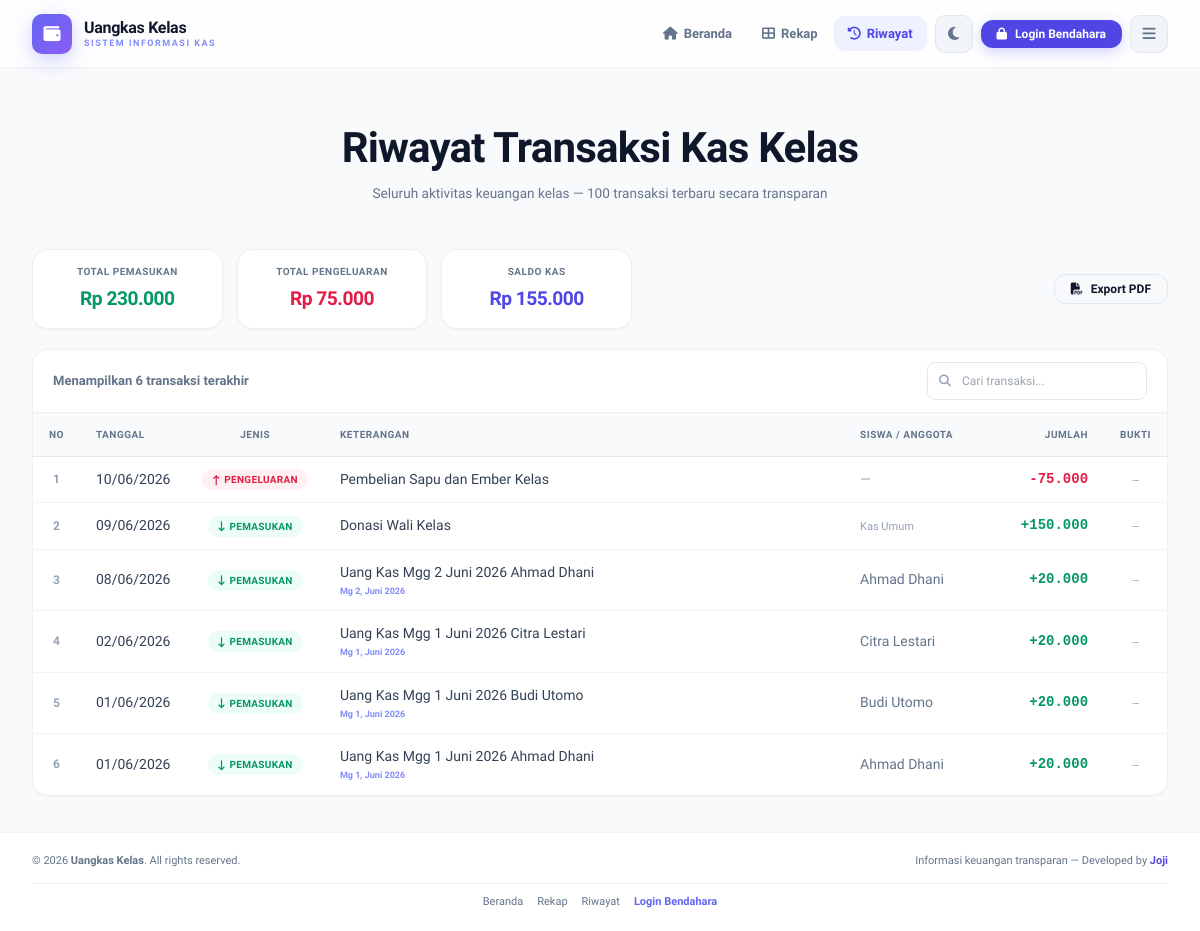
/public-riwayat.php, run on an earlier commit of the app's database.
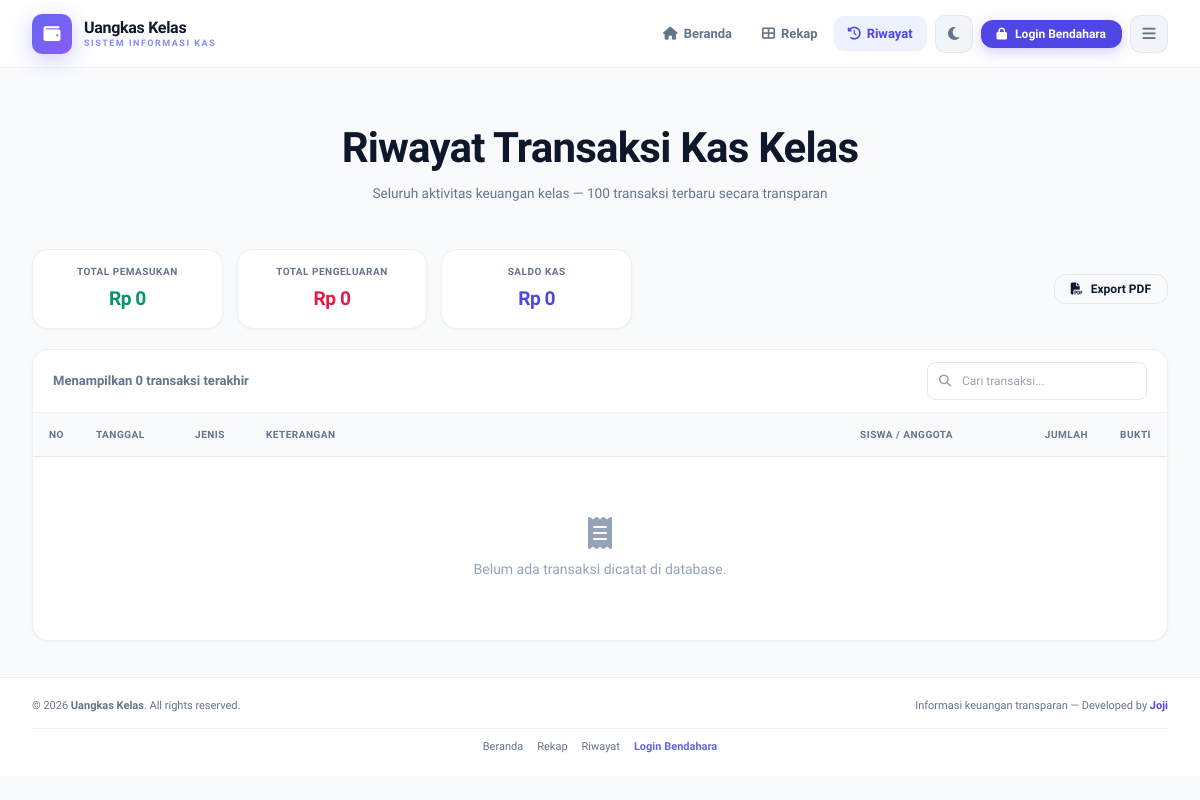
And on a later commit of the database.
### tables this page shows
CREATE TABLE IF NOT EXISTS `transaksi` (
  `id` INT AUTO_INCREMENT PRIMARY KEY,
  `tanggal` DATE NOT NULL,
  `jenis` ENUM('pemasukan', 'pengeluaran') NOT NULL,
  `jumlah` DECIMAL(15, 2) NOT NULL,
  `keterangan` TEXT NOT NULL,
  `bukti` VARCHAR(255) NULL COMMENT 'Path file foto bukti transaksi',
  `anggota_id` INT NULL,
  `minggu` TINYINT NULL COMMENT 'Nomor minggu 1-5 untuk kas mingguan',
  `bulan` TINYINT NULL COMMENT 'Nomor bulan 1-12',
  `tahun` INT NULL COMMENT 'Tahun transaksi kas',
  `created_by` INT NOT NULL,
  `created_at` TIMESTAMP DEFAULT CURRENT_TIMESTAMP,
  INDEX `idx_transaksi_tanggal` (`tanggal`),
  INDEX `idx_transaksi_kas` (`jenis`, `bulan`, `tahun`, `minggu`),
  CONSTRAINT `fk_transaksi_anggota` FOREIGN KEY (`anggota_id`) REFERENCES `anggota`(`id`) ON DELETE SET NULL,
  CONSTRAINT `fk_transaksi_user` FOREIGN KEY (`created_by`) REFERENCES `users`(`id`) ON DELETE CASCADE
);

CREATE TABLE IF NOT EXISTS `anggota` (
  `id` INT AUTO_INCREMENT PRIMARY KEY,
  `nis` VARCHAR(20) NULL UNIQUE,
  `nama` VARCHAR(100) NOT NULL,
  `jenis_kelamin` ENUM('L', 'P') NOT NULL,
  `created_at` TIMESTAMP DEFAULT CURRENT_TIMESTAMP
);

### config/helpers.php (called while the page is built, shortened)
<?php
if (!function_exists('format_rupiah')) {
    function format_rupiah($angka, $pakai_prefix = true) {
        $nominal = number_format((float)$angka, 0, ',', '.');
        return $pakai_prefix ? 'Rp ' . $nominal : $nominal;
    }
}
if (!function_exists('nama_bulan')) {
    function nama_bulan($bulan_ke = null) {
        $daftar = [
            1  => 'Januari',
            2  => 'Februari',
            3  => 'Maret',
            4  => 'April',
            5  => 'Mei',
            6  => 'Juni',
            7  => 'Juli',
            8  => 'Agustus',
            9  => 'September',
            10 => 'Oktober',
            11 => 'November',
            12 => 'Desember'
        ];
        return $daftar;
    }
}
if (!function_exists('e')) {
    function e($string) {
        return htmlspecialchars((string)$string, ENT_QUOTES, 'UTF-8');
    }
}
if (!function_exists('get_ringkasan_kas')) {
    function get_ringkasan_kas($pdo) {
        try {
            $stmt = $pdo->query("
                SELECT
                    COALESCE(SUM(CASE WHEN jenis = 'pemasukan' THEN jumlah ELSE 0 END), 0) AS total_pemasukan,
                    COALESCE(SUM(CASE WHEN jenis = 'pengeluaran' THEN jumlah ELSE 0 END), 0) AS total_pengeluaran
                FROM transaksi
            ");
            $row = $stmt->fetch();
            $pemasukan = (float)($row['total_pemasukan'] ?? 0);
            $pengeluaran = (float)($row['total_pengeluaran'] ?? 0);
            $saldo = $pemasukan - $pengeluaran;
            $stmt_m = $pdo->query("SELECT COUNT(*) AS total FROM anggota");
            $total_anggota = (int)($stmt_m->fetch()['total'] ?? 0);
            return [
                'pemasukan'     => $pemasukan,
                'pengeluaran'   => $pengeluaran,
                'saldo'         => $saldo,
                'total_anggota' => $total_anggota
            ];
        } catch (PDOException $e) {
            return [
                'pemasukan'     => 0,
                'pengeluaran'   => 0,
                'saldo'         => 0,
                'total_anggota' => 0
            ];
        }
    }
}

### public-riwayat.php (the view, shortened to what this page needs)
<?php
require_once 'config/database.php';
require_once 'includes/header-public.php';
$nama_bulan = nama_bulan();
$ringkasan = get_ringkasan_kas($pdo);
$total_pemasukan = $ringkasan['pemasukan'];
$total_pengeluaran = $ringkasan['pengeluaran'];
$saldo_kas = $ringkasan['saldo'];
try {
    $stmt_t = $pdo->query("
        SELECT t.*, a.nama AS nama_anggota, a.nis AS nis_anggota
        FROM transaksi t
        LEFT JOIN anggota a ON t.anggota_id = a.id
        ORDER BY t.tanggal DESC, t.id DESC
        LIMIT 100
    ");
    $semua_transaksi = $stmt_t->fetchAll();
} catch (PDOException $e) {
    $error = 'Gagal memuat data transaksi: ' . $e->getMessage();
    $semua_transaksi = [];
}
?>
<div class="pub-hero" style="padding:20px 0">
    <h1>Riwayat Transaksi Kas Kelas</h1>
    <p>Seluruh aktivitas keuangan kelas — 100 transaksi terbaru secara transparan</p>
</div>
<div style="display:flex;flex-wrap:wrap;justify-content:space-between;align-items:center;gap:12px;margin-bottom:20px">
    <div class="stat-grid" style="grid-template-columns:repeat(3,1fr);margin-bottom:0;flex:1;max-width:600px">
        <div class="stat-card" style="padding:14px 18px">
            <div class="stat-label">Total Pemasukan</div>
            <div class="stat-value" style="font-size:1.2rem;color:var(--income)"><?= format_rupiah($total_pemasukan) ?></div>
        </div>
        <div class="stat-card" style="padding:14px 18px">
            <div class="stat-label">Total Pengeluaran</div>
            <div class="stat-value" style="font-size:1.2rem;color:var(--expense)"><?= format_rupiah($total_pengeluaran) ?></div>
        </div>
        <div class="stat-card" style="padding:14px 18px">
            <div class="stat-label">Saldo Kas</div>
            <div class="stat-value" style="font-size:1.2rem;color:<?= $saldo_kas >= 0 ? 'var(--primary-600)' : 'var(--expense)' ?>">
                <?= format_rupiah($saldo_kas) ?>
            </div>
        </div>
    </div>
    <button onclick="exportRiwayatPublikPDF()" class="btn btn-outline btn-sm no-print">
        <i class="fa-solid fa-file-pdf"></i> Export PDF
    </button>
</div>
<div class="card overflow-hidden">
    <div style="padding:12px 20px;border-bottom:1px solid var(--border);display:flex;flex-wrap:wrap;align-items:center;justify-content:space-between;gap:8px">
        <span style="font-size:13px;font-weight:600;color:var(--text-muted)">Menampilkan <strong><?= count($semua_transaksi) ?></strong> transaksi terakhir</span>
        <div style="position:relative;width:100%;max-width:220px" class="no-print">
            <span style="position:absolute;left:12px;top:50%;transform:translateY(-50%);color:var(--text-dim);font-size:12px;pointer-events:none"><i class="fa-solid fa-search"></i></span>
            <input type="text" id="searchInput" style="width:100%;padding:9px 12px 9px 34px;border:1px solid var(--border-table);border-radius:8px;font-size:12px;font-family:inherit;background:var(--input-bg);color:var(--text);outline:none" placeholder="Cari transaksi...">
        </div>
    </div>
    <div class="table-wrap">
        <table class="data-table" id="riwayatTable">
            <thead>
                <tr>
                    <th style="width:36px;text-align:center">No</th>
                    <th style="width:90px">Tanggal</th>
                    <th style="width:80px;text-align:center">Jenis</th>
                    <th>Keterangan</th>
                    <th style="width:140px">Siswa / Anggota</th>
                    <th style="width:120px;text-align:right">Jumlah</th>
                    <th class="text-center" style="width:50px">Bukti</th>
                </tr>
            </thead>
            <tbody>
                <?php if (empty($semua_transaksi)): ?>
                    <tr><td colspan="7" style="text-align:center;padding:60px 16px;color:var(--text-dim)"><i class="fa-solid fa-receipt" style="font-size:32px;display:block;margin-bottom:10px"></i>Belum ada transaksi dicatat di database.</td></tr>
                <?php else: $no=1; foreach ($semua_transaksi as $tr): ?>
                    <tr>
                        <td style="text-align:center;font-weight:600;color:var(--text-dim);font-size:12px"><?= $no++ ?></td>
                        <td style="font-weight:500"><?= date('d/m/Y', strtotime($tr['tanggal'])) ?></td>
                        <td style="text-align:center">
                            <span class="badge" style="background:<?= $tr['jenis']==='pemasukan'?'var(--income-bg)':'var(--expense-bg)'?>;color:<?= $tr['jenis']==='pemasukan'?'var(--income)':'var(--expense)'?>">
                                <i class="fa-solid <?= $tr['jenis']==='pemasukan'?'fa-arrow-down-long':'fa-arrow-up-long'?>"></i> <?= e($tr['jenis']) ?>
                            </span>
                        </td>
                        <td style="font-weight:500">
                            <?= e($tr['keterangan']) ?>
                            <?php if ($tr['minggu']): ?>
                                <span style="display:block;font-size:9px;color:var(--primary-400);font-weight:600;margin-top:2px">
                                    Mg <?= (int)$tr['minggu'] ?>, <?= $nama_bulan[(int)$tr['bulan']] ?? '' ?> <?= (int)$tr['tahun'] ?>
                                </span>
                            <?php endif; ?>
                        </td>
                        <td style="color:var(--text-muted);font-weight:500">
                            <?php if (!empty($tr['nama_anggota'])): ?>
                                <?= e($tr['nama_anggota']) ?>
                            <?php elseif ($tr['jenis'] === 'pemasukan'): ?>
                                <span style="color:var(--text-dim);font-size:11px">Kas Umum</span>
                            <?php else: ?>
                                <span style="color:var(--text-dim)">—</span>
                            <?php endif; ?>
                        </td>
                        <td style="text-align:right;font-weight:700;font-family:monospace;color:<?= $tr['jenis']==='pemasukan'?'var(--income)':'var(--expense)'?>">
                            <?= $tr['jenis']==='pemasukan'?'+':'-' ?><?= number_format($tr['jumlah'],0,',','.') ?>
                        </td>
                        <td class="text-center">
                            <?php if (!empty($tr['bukti'])): ?>
                                <button onclick="previewBukti('<?= e($tr['bukti']) ?>')"
                                        style="display:inline-flex;width:28px;height:28px;border-radius:6px;align-items:center;justify-content:center;font-size:11px;color:var(--primary-600);background:var(--tab-active-bg);border:none;cursor:pointer"
                                        title="Lihat Bukti Foto">
                                    <i class="fa-solid fa-image"></i>
                                </button>
                            <?php else: ?>
                                <span style="color:var(--text-dim);font-size:10px">—</span>
                            <?php endif; ?>
                        </td>
                    </tr>
                <?php endforeach; endif; ?>
            </tbody>
        </table>
    </div>
</div>
<?php require_once 'includes/footer-public.php'; ?>

### includes/header-public.php (shortened to what this page needs)
<?php
$is_logged_in = isset($_SESSION['user_id']) && $_SESSION['role'] === 'admin';
$current_page = basename($_SERVER['SCRIPT_NAME']);
?>
<!DOCTYPE html>
<html lang="id">
<head>
    <script src="https://cdn.tailwindcss.com"></script>
    <link rel="stylesheet" href="https://cdnjs.cloudflare.com/ajax/libs/font-awesome/6.5.1/css/all.min.css">
</head>
<body>
<header class="pub-topbar">
    <div class="pub-brand">
        <div class="pub-brand-mark"><i class="fa-solid fa-wallet"></i></div>
        <div class="pub-brand-text">
            <div class="pub-brand-title">Uangkas Kelas</div>
            <div class="pub-brand-sub">Sistem Informasi Kas</div>
        </div>
    </div>
    <div class="pub-actions">
        <nav class="pub-nav no-print">
            <a href="index.php" class="pub-nav-link <?= $current_page === 'index.php' ? 'active' : '' ?>">
                <i class="fa-solid fa-house"></i> <span>Beranda</span>
            </a>
            <a href="public-rekap.php" class="pub-nav-link <?= $current_page === 'public-rekap.php' ? 'active' : '' ?>">
                <i class="fa-solid fa-table-cells-large"></i> <span>Rekap</span>
            </a>
            <a href="public-riwayat.php" class="pub-nav-link <?= $current_page === 'public-riwayat.php' ? 'active' : '' ?>">
                <i class="fa-solid fa-clock-rotate-left"></i> <span>Riwayat</span>
            </a>
        </nav>
        <button id="themeToggle" class="theme-btn no-print" aria-label="Ganti tema">
            <i id="themeIcon" class="fa-solid fa-moon"></i>
        </button>
        <?php if ($is_logged_in): ?>
            <a href="dashboard.php" class="btn btn-primary btn-sm no-print">
                <i class="fa-solid fa-gauge-high"></i> <span>Dashboard</span>
            </a>
        <?php else: ?>
            <a href="login.php" class="btn btn-primary btn-sm no-print">
                <i class="fa-solid fa-lock"></i> <span>Login Bendahara</span>
            </a>
        <?php endif; ?>
        <button id="pubHamburger" class="pub-hamburger theme-btn no-print" aria-label="Buka menu">
            <i class="fa-solid fa-bars"></i>
        </button>
    </div>
</header>
<main class="pub-content">

### includes/footer-public.php (shortened to what this page needs)
    </main>
    <footer class="pub-footer">
        <span>
            &copy; <?= date('Y') ?> <strong>Uangkas Kelas</strong>. All rights reserved.
        </span>
        <span>
            Informasi keuangan transparan &mdash; Developed by <strong style="color:var(--primary-600)">Joji</strong>
        </span>
        <div style="display:flex;gap:14px;font-size:11px;color:var(--text-muted);width:100%;justify-content:center;border-top:1px solid var(--border);padding-top:10px;margin-top:6px">
            <a href="index.php" style="color:var(--text-muted);text-decoration:none">Beranda</a>
            <a href="public-rekap.php" style="color:var(--text-muted);text-decoration:none">Rekap</a>
            <a href="public-riwayat.php" style="color:var(--text-muted);text-decoration:none">Riwayat</a>
            <a href="login.php" style="color:var(--primary-500);text-decoration:none;font-weight:600">Login Bendahara</a>
        </div>
    </footer>
</body>
</html>

What changed in the data, as far as the page shows it:
removed transaksi: tanggal "10/06/2026", jenis "PENGELUARAN", keterangan "Pembelian Sapu dan Ember Kelas", jumlah "75.000"
removed transaksi: tanggal "09/06/2026", jenis "PEMASUKAN", keterangan "Donasi Wali Kelas", shows "Kas Umum", jumlah "150.000"
removed transaksi: tanggal "08/06/2026", jenis "PEMASUKAN", keterangan "Uang Kas Mgg 2 Juni 2026 Ahmad Dhani", minggu "2", bulan "Juni", tahun "2026", anggota.nama "Ahmad Dhani", jumlah "20.000"
removed transaksi: tanggal "02/06/2026", jenis "PEMASUKAN", keterangan "Uang Kas Mgg 1 Juni 2026 Citra Lestari", minggu "1", bulan "Juni", tahun "2026", anggota.nama "Citra Lestari", jumlah "20.000"
removed transaksi: tanggal "01/06/2026", jenis "PEMASUKAN", keterangan "Uang Kas Mgg 1 Juni 2026 Budi Utomo", minggu "1", bulan "Juni", tahun "2026", anggota.nama "Budi Utomo", jumlah "20.000"
removed transaksi: tanggal "01/06/2026", jenis "PEMASUKAN", keterangan "Uang Kas Mgg 1 Juni 2026 Ahmad Dhani", minggu "1", bulan "Juni", tahun "2026", anggota.nama "Ahmad Dhani", jumlah "20.000"
Also different on the page:
format_rupiah($total_pemasukan): "Rp 230.000" → "Rp 0"
format_rupiah($total_pengeluaran): "Rp 75.000" → "Rp 0"
format_rupiah($saldo_kas): "Rp 155.000" → "Rp 0"
count($semua_transaksi): "6" → "0"
text now shown: "Belum ada transaksi dicatat di database."
